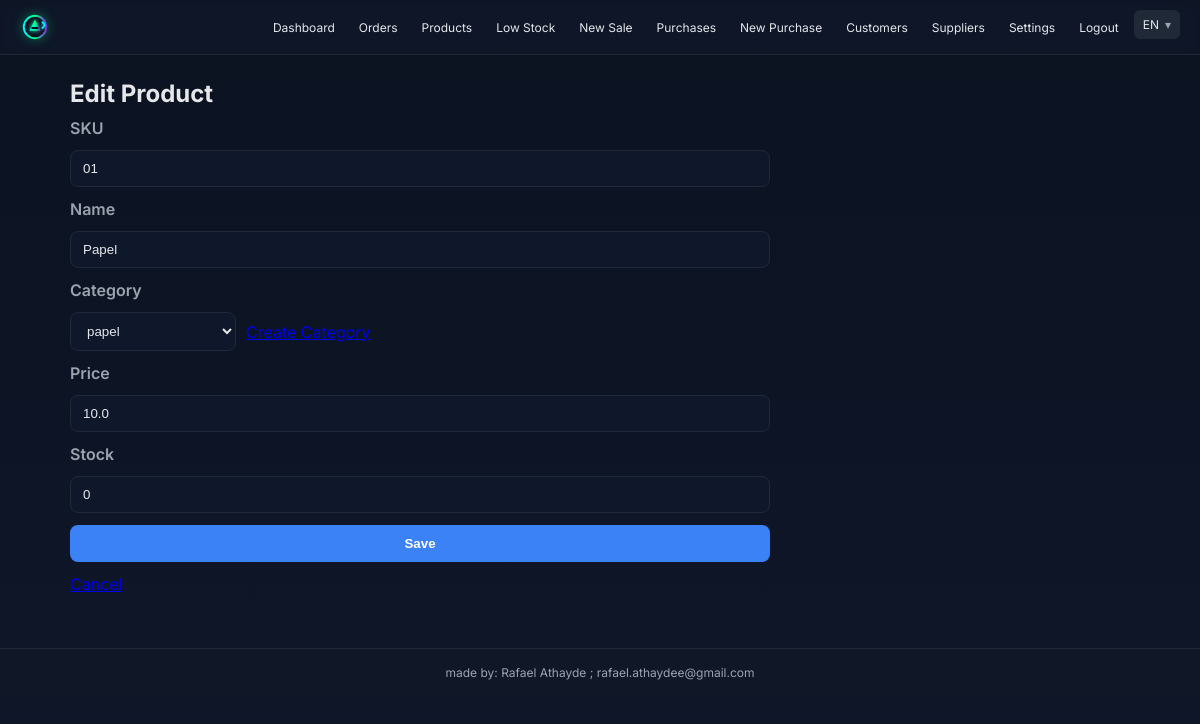
The page /products/5/edit (signed in) on the database its author committed.
### inventory_app/app.py (models this page shows)
class Product(db.Model):
    id = db.Column(db.Integer, primary_key=True)
    sku = db.Column(db.String(64), nullable=False)
    name = db.Column(db.String(255), nullable=False)
    category = db.Column(db.String(128))
    category_id = db.Column(db.Integer, db.ForeignKey("category.id"), nullable=True)
    created_at = db.Column(db.DateTime, default=datetime.utcnow)
    price = db.Column(db.Float, default=0)
    stock = db.Column(db.Integer, default=0)
    user_id = db.Column(db.Integer, db.ForeignKey("user.id"))
    category_rel = db.relationship("Category")
    __table_args__ = (db.UniqueConstraint("user_id", "sku", name="uq_product_user_sku"),)

class Category(db.Model):
    id = db.Column(db.Integer, primary_key=True)
    name = db.Column(db.String(255), nullable=False)
    description = db.Column(db.Text)
    user_id = db.Column(db.Integer, db.ForeignKey("user.id"))

### inventory_app/app.py (the view, shortened to what this page needs)
@app.route("/products/<int:pid>/edit", methods=["GET", "POST"])
@require_login
@require_paid
def products_edit(pid):
    p = Product.query.get_or_404(pid)
    uid = session.get("uid")
    if p.user_id != uid:
        return redirect(url_for("products_list"))
    categories = Category.query.filter(Category.user_id == uid).order_by(Category.name.asc()).all()
    return render_template("product_form.html", product=p, categories=categories)

### inventory_app/app.py (called while the page is built)
def get_lang():
    l = session.get("lang", "en")
    return l if l in ("en", "pt") else "en"

def t(key):
    lang = get_lang()
    m = TRANSLATIONS.get(lang, {})
    return m.get(key, key)

def require_login(f):
    @wraps(f)
    def wrapper(*args, **kwargs):
        if not session.get("uid"):
            return redirect(url_for("auth_login"))
        return f(*args, **kwargs)
    return wrapper

def current_user():
    uid = session.get("uid")
    return User.query.get(uid) if uid else None

@app.context_processor
def inject_globals():
    u = current_user()
    return {
        "user": u,
        "is_admin": bool(u and u.is_admin),
        "logged_in": bool(session.get("uid")),
        "paid_access": bool(u and has_active_access(u.id)),
        "t": t,
        "lang": get_lang()
    }

def has_active_access(uid):
    now = datetime.utcnow()
    q = LicenseKey.query.filter(LicenseKey.redeemed_by_user_id == uid, LicenseKey.status == "active")
    q = q.filter((LicenseKey.expires_at == None) | (LicenseKey.expires_at > now))
    return q.first() is not None

def require_paid(f):
    @wraps(f)
    def wrapper(*args, **kwargs):
        uid = session.get("uid")
        if not uid or not has_active_access(uid):
            return redirect(url_for("buy"))
        return f(*args, **kwargs)
    return wrapper

### inventory_app/templates/product_form.html (shortened to what this page needs)
{% extends "base.html" %}
{% block content %}
<h1>{{ 'Edit Product' if product else 'New Product' }}</h1>
<form method="post">
  <label>SKU</label>
  <input type="text" name="sku" value="{{ product.sku if product else '' }}" required>
  <label>Name</label>
  <input type="text" name="name" value="{{ product.name if product else '' }}" required>
  <label>Category</label>
  <div style="display:flex;gap:10px;align-items:center">
    <select name="category_id">
      {% for c in categories %}
      <option value="{{ c.id }}" {% if product and product.category_id == c.id %}selected{% endif %}>{{ c.name }}</option>
      {% endfor %}
    </select>
    <a href="{{ url_for('categories_new') }}">Create Category</a>
  </div>
  <label>Price</label>
  <input type="number" step="0.01" name="price" value="{{ product.price if product else '0' }}">
  <label>Stock</label>
  <input type="number" name="stock" value="{{ product.stock if product else '0' }}">
  <button type="submit">Save</button>
  <a href="{{ url_for('products_list') }}">Cancel</a>
{% endblock %}

### inventory_app/static/style.css (style rules this page uses)
:root { --bg:#0f172a; --surface:#0b1220; --panel:#111827; --muted:#9ca3af; --text:#e5e7eb; --border:#1f2937; --primary:#3b82f6; --primary-contrast:#ffffff }
* { box-sizing:border-box }
html,body { height:100% }
body { margin:0; background:linear-gradient(180deg,#0b1220 0%,#0f172a 100%); color:var(--text); font-family:'Inter',system-ui,-apple-system,Segoe UI,Roboto,Helvetica,Arial,sans-serif; -webkit-font-smoothing:antialiased; -moz-osx-font-smoothing:grayscale }
h1,h2 { margin:0 0 10px }
h1 { font-size:24px }
form { display:flex; flex-direction:column; gap:12px; max-width:700px }
label { font-weight:600;color:var(--muted) }
input,select,button { padding:10px 12px; border-radius:8px; border:1px solid var(--border); background:#0f172a; color:var(--text) }
button { background:var(--primary); color:var(--primary-contrast); border-color:transparent; font-weight:600; cursor:pointer }

### rows shown on the page
Product: sku "01", name "Papel", category_id "papel", price "10.0", stock "0"

### other values the page prints
{{ t('Dashboard') }} "Dashboard"
{{ t('Orders') }} "Orders"
{{ t('Products') }} "Products"
{{ t('Low Stock') }} "Low Stock"
{{ t('New Sale') }} "New Sale"
{{ t('Purchases') }} "Purchases"
{{ t('New Purchase') }} "New Purchase"
{{ t('Customers') }} "Customers"
{{ t('Suppliers') }} "Suppliers"
{{ t('Settings') }} "Settings"
{{ t('Logout') }} "Logout"
{{ lang|upper }} "EN"
{{ 'Edit Product' if product else 'New Product' }} "Edit Product"
